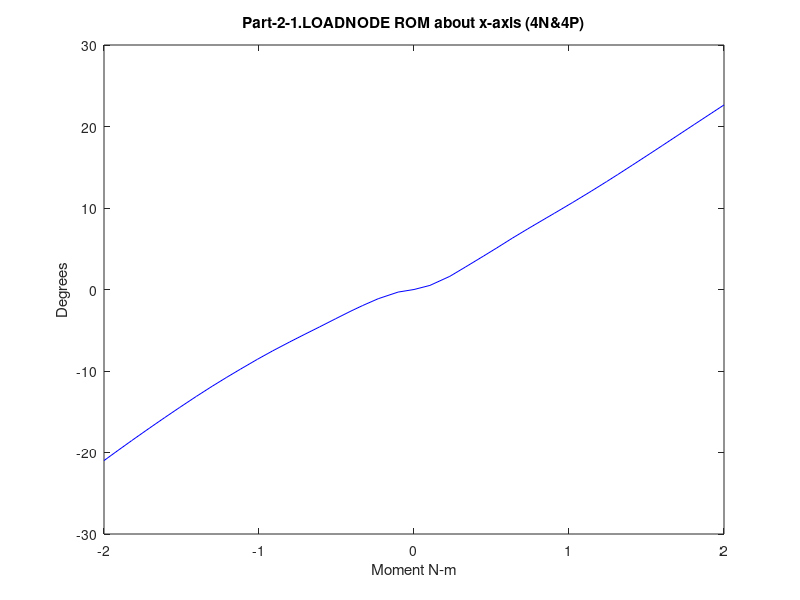

Write the MATLAB code that produced this figure. (Note: this script raises an error after producing the figure.)
%% Range of  motion for model3_APslide_tether
%% Part-2-1.LOADNODE
% extension (4N) data converted to degrees
ta=[2 2.05126 2.11533 2.16533 2.20361 2.25215 2.30482 2.35211 2.4011 2.4565 2.50468 2.55973 2.60432 2.65144 2.70196 2.75595 2.80367 2.85248 2.91084 2.96199 3];
ur1a=(180/pi)*(.037545+[-0.037545 -0.0430684 -0.0572437 -0.0717729 -0.0837964 -0.0999362 -0.117711 -0.13338 -0.149878 -0.16917 -0.186829 -0.20806 -0.225661 -0.24489 -0.266382 -0.290164 -0.311618 -0.333969 -0.361201 -0.38556 -0.403913 ]);
ur2a=(180/pi)*(-.0202424+[0.0202424 0.0206228 0.0201719 0.0191473 0.0181829 0.0169045 0.0156128 0.0145871 0.0134494 0.0120161 0.0106166 0.00878938 0.00715534 0.00542195 0.00361492 0.00162662 -0.000228805 -0.00224891 -0.00471851 -0.00693815 -0.00860177]);
ur3a=(180/pi)*(-.029053+[0.029053 0.0296005 0.0297953 0.0296541 0.0294798 0.0292367 0.0291834 0.0293618 0.0295168 0.0295868 0.0296023 0.0295827 0.0294747 0.0292727 0.0290495 0.0288225 0.0285634 0.0281904 0.027583 0.02701 0.0266239 ]);

% flexion (4P) data converted to degrees
tb=[2 2.05126 2.11533 2.16533 2.2247 2.26689 2.31689 2.36689 2.42627 2.45263 2.51196 2.57134 2.62143 2.65745 2.70443 2.7639 2.80111 2.85094 2.90531 2.96081 3 ];
ur1b=(180/pi)*(.037545+[-0.037545 -0.028804 -0.00942534 0.010352 0.0342265 0.0514246 0.0722726 0.0922759 0.115429 0.125621 0.148913 0.172842 0.193567 0.208723 0.228838 0.254524 0.270755 0.292584 0.316409 0.34064 0.357694 ]);
ur2b=(180/pi)*(-.0202424+[0.0202424 0.0218387 0.0244542 0.0269072 0.0294228 0.0309467 0.032468 0.0336712 0.0348851 0.0353966 0.0364557 0.0374246 0.0382095 0.0387751 0.0395049 0.040424 0.0409463 0.0415874 0.0422395 0.0428696 0.0433071  ]);
ur3b=(180/pi)*(-.029053+[0.029053 0.0300364 0.0317038 0.0331406 0.0347025 0.0355372 0.0365085 0.0374388 0.0384855 0.0388846 0.039722 0.040611 0.0413857 0.04192 0.0425156 0.0428193 0.0427281 0.0423687 0.0417632 0.0409647 0.0403498 ]);

% lateral bending (5N) data converted to degrees
ta5=[2 2.05126 2.11533 2.16533 2.21533 2.26533 2.32471 2.35107 2.40206 2.45356 2.50055 2.56107 2.60246 2.65199 2.71178 2.76467 2.80998 2.85632 2.94802 2.96052 3 ];
ur1a5=(180/pi)*(.037545+[-0.037545 -0.0369662 -0.0368678 -0.0370961 -0.037434 -0.0378757 -0.0387526 -0.0392564 -0.0403991 -0.0417983 -0.0433564 -0.0456839 -0.0473837 -0.0496111 -0.0525051 -0.0551521 -0.0574878 -0.0599647 -0.0652842 -0.0660324 -0.0684685 ]);
ur2a5=(180/pi)*(-.0202424+[0.0202424 0.0161316 0.004977 -0.00640114 -0.0191288 -0.0328014 -0.0496812 -0.057347 -0.0722847 -0.0873392 -0.100997 -0.118287 -0.129775 -0.14328 -0.15936 -0.173352 -0.185151 -0.197079 -0.220511 -0.2237 -0.233709]);
ur3a5=(180/pi)*(-.029053+[0.029053 0.0272567 0.0204174 0.0127831 0.00377614 -0.00635228 -0.019117 -0.0250092 -0.0367312 -0.0486913 -0.0595613 -0.0734406 -0.0829284 -0.0941653 -0.107431 -0.118862 -0.128361 -0.137771 -0.155235 -0.157545 -0.164638 ]);

% lateral bending (5P) data converted to degrees
tb5=[2 2.05126 2.11533 2.17471 2.20107 2.25991 2.30337 2.35035 2.40609 2.45257 2.51312 2.55394 2.60039 2.6528 2.7013 2.75933 2.80608 2.85863 2.92741 2.95108 3  ];
ur1b5=(180/pi)*(.037545+[-0.037545 -0.0363723 -0.0345854 -0.032797 -0.0319639 -0.0301276 -0.0288926 -0.0278008 -0.0270287 -0.0269828 -0.0275833 -0.0283364 -0.0294056 -0.0308576 -0.0323907 -0.0343995 -0.0361856 -0.0383359 -0.0413918 -0.0424781 -0.044815 ]);
ur2b5=(180/pi)*(-.0202424+[0.0202424 0.0258675 0.0387863 0.0534704 0.060656 0.077776 0.0910881 0.105793 0.123117 0.137255 0.155213 0.167052 0.18037 0.195251 0.208858 0.224952 0.237765 0.251962 0.270297 0.276564 0.289458 ]);
ur3b5=(180/pi)*(-.029053+[0.029053 0.0319782 0.0403885 0.0509031 0.0562995 0.0696965 0.0805324 0.092913 0.107744 0.119971 0.135536 0.145835 0.157417 0.170284 0.182002 0.195814 0.206706 0.218549 0.233472 0.238479 0.248581 ]);

% axial roation (6N) data converted to degrees.
ta6=[2 2.05026 2.11433 2.16433 2.21433 2.26433 2.31433 2.36433 2.41433 2.46433 2.51433 2.56433 2.61433 2.66433 2.71433 2.76433 2.81433 2.87371 2.91589 2.96589 3 ];
ur1a6=(180/pi)*(.037545+[-0.037545 -0.0374682 -0.0374107 -0.0373851 -0.0373729 -0.0373685 -0.0373629 -0.0373564 -0.0373115 -0.0372399 -0.0371438 -0.037027 -0.0368775 -0.0366698 -0.0363863 -0.0360081 -0.0355077 -0.0348102 -0.0342202 -0.0334221 -0.0328315]);
ur2a6=(180/pi)*(-.0202424+[0.0202424 0.0201755 0.0195155 0.0185639 0.0173021 0.0157477 0.0139385 0.0118857 0.00961541 0.00714265 0.00448636 0.0016623 -0.00130095 -0.00436482 -0.00752048 -0.0107806 -0.0141309 -0.0181921 -0.0211618 -0.024736 -0.0271956]);
ur3a6=(180/pi)*(-.029053+[0.029053 0.028463 0.0265249 0.0242796 0.0215266 0.0182975 0.0146095 0.0104977 0.0059705 0.00104918 -0.00425461 -0.00991736 -0.0159306 -0.0223032 -0.0290129 -0.0360289 -0.0433454 -0.0522945 -0.0589107 -0.0669999 -0.0726282]);

% axial rotation (6P) data converted to degrees
tb6=[2 2.05126 2.11533 2.16533 2.20361 2.25315 2.31416 2.35262 2.41143 2.46244 2.50012 2.56211 2.62242 2.66 2.71937 2.76156 2.81214 2.87147 2.90272 2.95721 3 ];
ur1b6=(180/pi)*(.037545+[-0.037545 -0.0364247 -0.0344043 -0.032157 -0.0301534 -0.0268723 -0.0214115 -0.0174692 -0.0110669 -0.00553642 -0.00170689 0.00375719 0.00802612 0.0104225 0.0140821 0.0167672 0.020139 0.0242921 0.0265245 0.0304607 0.033567 ]);
ur2b6=(180/pi)*(-.0202424+[0.0202424 0.0234971 0.0325339 0.0419751 0.0497574 0.0607807 0.0755359 0.0851115 0.0997014 0.112009 0.120731 0.134528 0.147343 0.155098 0.167107 0.175483 0.185374 0.196593 0.202365 0.212122 0.21956 ]);
ur3b6=(180/pi)*(-.029053+[0.029053 0.0343332 0.0481776 0.062685 0.074895 0.0927422 0.117576 0.134015 0.159423 0.180534 0.195258 0.217991 0.238401 0.25044 0.268894 0.281542 0.296413 0.313262 0.321956 0.336716 0.347954 ]);

%% Part-2-1.N-C4-EP
% extension (4N) data converted to degrees
tc=[2 2.05126 2.11533 2.16533 2.20361 2.25215 2.30482 2.35211 2.4011 2.4565 2.50468 2.55973 2.60432 2.65144 2.70196 2.75595 2.80367 2.85248 2.91084 2.96199 3];
ur1c=(180/pi)*(.0565874+[-0.0565974 -0.0577462 -0.0647291 -0.0724162 -0.0789642 -0.0882514 -0.0989766 -0.109356 -0.120852 -0.134503 -0.146797 -0.161764 -0.174782 -0.189569 -0.206359 -0.225223 -0.242754 -0.261375 -0.284335 -0.305091 -0.320855]);
ur2c=(180/pi)*(-.0197122+[0.0197122 0.020485 0.0209766 0.0213094 0.0216256 0.0219802 0.0222129 0.0222909 0.0223064 0.0222453 0.0221306 0.021828 0.021426 0.02095 0.0203372 0.019474 0.018524 0.0173039 0.015576 0.0139437 0.0126751]);
ur3c=(180/pi)*(-.025591+[0.025591 0.0262235 0.0267579 0.0272511 0.0277102 0.0281984 0.0286749 0.0291664 0.0296702 0.0301561 0.0305028 0.0307937 0.0309502 0.0310116 0.0309693 0.0307862 0.0305427 0.0301345 0.0294096 0.0287128 0.0282023]);

% flexion (4P) data converted to degrees
td=[2 2.05126 2.11533 2.16533 2.2247 2.26689 2.31689 2.36689 2.42627 2.45263 2.51196 2.57134 2.62143 2.65745 2.70443 2.7639 2.80111 2.85094 2.90531 2.96081 3];
ur1d=(180/pi)*(.0565874+[-0.0565974 -0.0525288 -0.0401476 -0.0261677 -0.0104852 0.00101843 0.0152242 0.0282684 0.0433817 0.0501432 0.0660118 0.0827426 0.0974872 0.108422 0.123059 0.142001 0.154119 0.170544 0.188578 0.207093 0.220177]);
ur2d=(180/pi)*(-.0197122+[0.0197122 0.0208533 0.0228138 0.0247276 0.0264098 0.0274507 0.0285005 0.0292623 0.0300248 0.0303677 0.0310767 0.0316965 0.0321904 0.0325418 0.0330094 0.0336413 0.0340173 0.0344979 0.0349941 0.0354874 0.0358339]);
ur3d=(180/pi)*(-.025591+[0.025591 0.0264601 0.0280476 0.0294086 0.0308096 0.0315965 0.0325989 0.0336435 0.0348707 0.0353715 0.0364625 0.0376017 0.0385888 0.0392483 0.0399618 0.0404069 0.0404233 0.0402264 0.0397854 0.0391619 0.0386416 ]);

% lateral bending (5N) data converted to degrees
tc5=[2 2.05126 2.11533 2.16533 2.21533 2.26533 2.32471 2.35107 2.40206 2.45356 2.50055 2.56107 2.60246 2.65199 2.71178 2.76467 2.80998 2.85632 2.94802 2.96052 3];
ur1c5=(180/pi)*(.0565874+[-0.0565974 -0.0558028 -0.054955 -0.0542649 -0.0535923 -0.0528865 -0.0519742 -0.0516285 -0.0512165 -0.0511835 -0.0514791 -0.0523427 -0.0530656 -0.0540463 -0.0554373 -0.056848 -0.0582031 -0.0597375 -0.0633262 -0.063844 -0.0655878 ]);
ur2c5=(180/pi)*(-.0197122+[0.0197122 0.0187628 0.0134569 0.00691841 -0.00106324 -0.00996016 -0.0211128 -0.0263343 -0.0367171 -0.0473989 -0.0572718 -0.0699771 -0.0784831 -0.0885332 -0.100644 -0.11128 -0.120316 -0.129529 -0.147813 -0.150309 -0.158151]);
ur3c5=(180/pi)*(-.025591+[0.025591 0.0258332 0.0229485 0.0184787 0.012558 0.00552751 -0.00358059 -0.00790266 -0.0167088 -0.0258956 -0.0343735 -0.0453736 -0.05301 -0.0621182 -0.07299 -0.082378 -0.0901821 -0.0979342 -0.112417 -0.114335 -0.120205]);

% lateral bending (5P) data converted to degrees
td5=[2 2.05126 2.11533 2.17471 2.20107 2.25991 2.30337 2.35035 2.40609 2.45257 2.51312 2.55394 2.60039 2.6528 2.7013 2.75933 2.80608 2.85863 2.92741 2.95108 3 ];
ur1d5=(180/pi)*(.0565874+[-0.0565974 -0.0557465 -0.054472 -0.0529114 -0.052089 -0.0502246 -0.048822 -0.0474935 -0.0463164 -0.0457074 -0.0455348 -0.0457875 -0.0462323 -0.0469197 -0.0477225 -0.0489049 -0.0500214 -0.0514677 -0.0536992 -0.0545312 -0.0564182 ]);
ur2d5=(180/pi)*(-.0197122+[0.0197122 0.0220305 0.0290685 0.0380653 0.0426774 0.0540091 0.0630592 0.0730804 0.0850028 0.094841 0.107553 0.116066 0.125751 0.136751 0.146993 0.159307 0.169176 0.180208 0.19463 0.199604 0.209901]);
ur3d5=(180/pi)*(-.025591+[0.025591 0.0264116 0.0308005 0.0373874 0.0409898 0.050395 0.0582983 0.0674191 0.0785214 0.087751 0.0997485 0.107789 0.116895 0.127169 0.136682 0.148064 0.15709 0.166978 0.17955 0.183797 0.192406]);

% axial rotation (6N) data converted to degrees
tc6=[2 2.05026 2.11433 2.16433 2.21433 2.26433 2.31433 2.36433 2.41433 2.46433 2.51433 2.56433 2.61433 2.66433 2.71433 2.76433 2.81433 2.87371 2.91589 2.96589 3 ];
ur1c6=(180/pi)*(.0565874+[-0.0565974 -0.0565572 -0.0565635 -0.0566001 -0.0566511 -0.0567088 -0.0567615 -0.0567986 -0.0568058 -0.056769 -0.0566488 -0.056452 -0.0561615 -0.0557534 -0.0552298 -0.0546045 -0.0538863 -0.0529551 -0.0522044 -0.0512344 -0.0505407]);
ur2c6=(180/pi)*(-.0197122+[0.0197122 0.0198111 0.0200017 0.0201081 0.0201407 0.0200805 0.0199105 0.0196259 0.0192093 0.0186546 0.0179797 0.0171855 0.016273 0.0152485 0.0141039 0.0128438 0.01145 0.009678 0.00829989 0.00654956 0.0053016]);
ur3c6=(180/pi)*(-.025591+[0.025591 0.0255107 0.0249416 0.0241152 0.02299 0.0215579 0.0198144 0.0177479 0.0153565 0.0126481 0.00962185 0.00627458 0.00259628 -0.00142937 -0.00578967 -0.010475 -0.0154333 -0.0215934 -0.0262541 -0.0320306 -0.0360836 ]);

% axial rotation (6P) data converted to degrees
td6=[2 2.05126 2.11533 2.16533 2.20361 2.25315 2.31416 2.35262 2.41143 2.46244 2.50012 2.56211 2.62242 2.66 2.71937 2.76156 2.81214 2.87147 2.90272 2.95721 3];
ur1d6=(180/pi)*(.0565874+[-0.0565974 -0.0555382 -0.0536988 -0.0514746 -0.0493547 -0.0458365 -0.0399439 -0.0358052 -0.0288652 -0.0231292 -0.019207 -0.0134221 -0.00875695 -0.00609855 -0.00206602 0.000844139 0.00443574 0.00880734 0.0111282 0.0151366 0.0182223]);
ur2d6=(180/pi)*(-.0197122+[0.0197122 0.0210569 0.0261246 0.0321628 0.0372585 0.0446751 0.054887 0.0614926 0.0713641 0.0795722 0.0854782 0.09496 0.104011 0.109613 0.118421 0.124696 0.132208 0.140858 0.145343 0.152971 0.158782 ]);
ur3d6=(180/pi)*(-.025591+[0.025591 0.0287049 0.0385646 0.0497457 0.0593758 0.073833 0.094335 0.107933 0.128777 0.145943 0.157927 0.17635 0.192904 0.202714 0.217813 0.228198 0.240416 0.254297 0.261482 0.273708 0.283016 ]);

%% part-2-1.N-C5-EP
% extension (4N) data converted to degrees
te=[2 2.05126 2.11533 2.16533 2.20361 2.25215 2.30482 2.35211 2.4011 2.4565 2.50468 2.55973 2.60432 2.65144 2.70196 2.75595 2.80367 2.85248 2.91084 2.96199 3];
ur1e=(180/pi)*(.0244592+[-0.0244592 -0.0226359 -0.0207322 -0.0198619 -0.019501 -0.0199096 -0.0209523 -0.0224272 -0.0247914 -0.0286051 -0.0327797 -0.038455 -0.0439165 -0.0502573 -0.057738 -0.0664933 -0.0747782 -0.0837529 -0.0950456 -0.105237 -0.112991]);
ur2e=(180/pi)*(-.00778694+[0.00778694 0.00871066 0.0100776 0.011038 0.0116893 0.0125017 0.0132123 0.0135028 0.0136731 0.0138767 0.0140498 0.0141655 0.0141188 0.0140561 0.0139118 0.0135199 0.0129826 0.0122751 0.0111894 0.010162 0.00937362]);
ur3e=(180/pi)*(-.00965079+[0.00965079 0.0102706 0.0110423 0.0114871 0.0117274 0.0119981 0.012234 0.012271 0.012273 0.012328 0.0123843 0.0124128 0.0123634 0.0122857 0.0121108 0.0117715 0.0113753 0.0109074 0.0101937 0.00951802 0.00902285]);

% flexion (4P) data converted to degrees
tf=[2 2.05126 2.11533 2.16533 2.2247 2.26689 2.31689 2.36689 2.42627 2.45263 2.51196 2.57134 2.62143 2.65745 2.70443 2.7639 2.80111 2.85094 2.90531 2.96081 3];
ur1f=(180/pi)*(.0244592+[-0.0244592 -0.0237658 -0.0238484 -0.0241391 -0.0190591 -0.0123953 -0.00357727 0.00305914 0.0113879 0.0153909 0.0253843 0.0362173 0.0460517 0.0534628 0.0633209 0.0760723 0.0841556 0.0951711 0.107455 0.120184 0.129221]);
ur2f=(180/pi)*(-.00778694+[0.00778694 0.0083625 0.00830018 0.00788488 0.00783355 0.00816792 0.00847049 0.00865166 0.00902068 0.00931911 0.0100666 0.0108324 0.0114456 0.0118852 0.0125547 0.0134566 0.0140024 0.0147184 0.0154653 0.0162019 0.0167142]);
ur3f=(180/pi)*(-.00965079+[0.00965079 0.0100878 0.0102194 0.0100572 0.010091 0.0100787 0.0102178 0.0106242 0.0112825 0.0115949 0.0124303 0.0134385 0.0143843 0.0150477 0.0156696 0.0159392 0.0159137 0.0157421 0.0154089 0.0149498 0.0145715 ]);

% lateral bending (5N) data converted to degrees
te5=[2 2.05126 2.11533 2.16533 2.21533 2.26533 2.32471 2.35107 2.40206 2.45356 2.50055 2.56107 2.60246 2.65199 2.71178 2.76467 2.80998 2.85632 2.94802 2.96052 3];
ur1e5=(180/pi)*(.0244592+[-0.0244592 -0.0234908 -0.0221278 -0.021059 -0.0202525 -0.0199363 -0.0199413 -0.0200328 -0.0206524 -0.021675 -0.0225991 -0.0237479 -0.0245932 -0.0256308 -0.0269985 -0.028302 -0.0295552 -0.0308859 -0.0339184 -0.0343543 -0.0357483]);
ur2e5=(180/pi)*(-.00778694+[0.00778694 0.00790285 0.0069112 0.00491143 0.00191637 -0.00185077 -0.00726331 -0.0100268 -0.0155661 -0.0216324 -0.0276211 -0.0356704 -0.0411615 -0.0478161 -0.0559637 -0.063236 -0.0695186 -0.0760225 -0.0891091 -0.0909038 -0.0965187]);
ur3e5=(180/pi)*(-.00965079+[0.00965079 0.010558 0.0112547 0.0106878 0.00918725 0.00669849 0.00283515 0.000822129 -0.00337248 -0.00797645 -0.0125673 -0.0190276 -0.023784 -0.0296746 -0.036915 -0.0432066 -0.0484653 -0.0536663 -0.0633185 -0.0645959 -0.0684497]);

% lateral bending (5P) data converted to degrees
tf5=[2 2.05126 2.11533 2.17471 2.20107 2.25991 2.30337 2.35035 2.40609 2.45257 2.51312 2.55394 2.60039 2.6528 2.7013 2.75933 2.80608 2.85863 2.92741 2.95108 3 ];
ur1f5=(180/pi)*(.0244592+[-0.0244592 -0.0236146 -0.0230539 -0.0230039 -0.0231181 -0.0235849 -0.0242449 -0.0252392 -0.0263971 -0.0272132 -0.0281014 -0.0287002 -0.0293985 -0.0302988 -0.0313045 -0.0327496 -0.0340286 -0.0356279 -0.0381704 -0.0391467 -0.0413845]);
ur2f5=(180/pi)*(-.00778694+[0.00778694 0.00872815 0.0109173 0.0138339 0.0154186 0.0198073 0.0236185 0.0282386 0.0345177 0.0402417 0.0482216 0.0538072 0.0603437 0.0680013 0.0753098 0.0842595 0.0914287 0.099539 0.110295 0.114016 0.121729 ]);
ur3f5=(180/pi)*(-.00965079+[0.00965079 0.00945347 0.00962988 0.0106902 0.0115269 0.0143556 0.0173379 0.0213078 0.026896 0.0320713 0.0393563 0.0444828 0.050455 0.0574234 0.0640498 0.0721077 0.0784656 0.0854893 0.0945158 0.0975886 0.103844]);

% axial rotation (6N) data converted to degrees
te6=[2 2.05026 2.11433 2.16433 2.21433 2.26433 2.31433 2.36433 2.41433 2.46433 2.51433 2.56433 2.61433 2.66433 2.71433 2.76433 2.81433 2.87371 2.91589 2.96589 3 ];
ur1e6=(180/pi)*(.0244592+[-0.0244592 -0.0243987 -0.0243464 -0.0243249 -0.0243142 -0.024293 -0.0242612 -0.0242127 -0.0241358 -0.0240305 -0.0238634 -0.0236368 -0.0233891 -0.023161 -0.0229813 -0.0228623 -0.0228541 -0.0229432 -0.0230939 -0.0233353 -0.0235215]);
ur2e6=(180/pi)*(-.00778694+[0.00778694 0.0078503 0.00807656 0.00835938 0.00871107 0.0091282 0.0096012 0.0101246 0.0106802 0.0112528 0.0118346 0.0124296 0.0130009 0.0134968 0.0139273 0.0142883 0.0145312 0.0147125 0.0147388 0.0146662 0.0145649]);
ur3e6=(180/pi)*(-.00965079+[0.00965079 0.00963669 0.00942898 0.00911715 0.0086933 0.00814859 0.00748509 0.00669721 0.00578621 0.0047528 0.00357763 0.00223738 0.000750951 -0.000849267 -0.00257529 -0.00443774 -0.00642974 -0.00892306 -0.0108382 -0.0132479 -0.0149578]);

% axial rotation (6P) data converted to degrees
tf6=[2 2.05126 2.11533 2.16533 2.20361 2.25315 2.31416 2.35262 2.41143 2.46244 2.50012 2.56211 2.62242 2.66 2.71937 2.76156 2.81214 2.87147 2.90272 2.95721 3];
ur1f6=(180/pi)*(.0244592+[-0.0244592 -0.023345 -0.0218305 -0.0203173 -0.0190226 -0.0172689 -0.0151125 -0.0135033 -0.0107469 -0.00846334 -0.00660979 -0.00330113 -2.13769E-006 0.00206942 0.00546952 0.00795486 0.0109455 0.0144872 0.0163773 0.0197386 0.0224262]);
ur2f6=(180/pi)*(-.00778694+[0.00778694 0.00797389 0.00884635 0.0101906 0.011335 0.0130685 0.0158907 0.0181375 0.0215512 0.0253327 0.0284903 0.0340372 0.0396766 0.043286 0.0490748 0.0532499 0.0582668 0.0641503 0.0672373 0.072577 0.0766744]);
ur3f6=(180/pi)*(-.00965079+[0.00965079 0.0110468 0.0155767 0.0211693 0.0262246 0.0342552 0.0462989 0.0546372 0.0672967 0.0780991 0.0859512 0.0982974 0.109562 0.116241 0.126577 0.133654 0.141943 0.151344 0.156222 0.164573 0.170955]);

%% part-2-1.N-C6-EP
% extension (4N) data converted to degrees
tg=[2 2.05126 2.11533 2.16533 2.20361 2.25215 2.30482 2.35211 2.4011 2.4565 2.50468 2.55973 2.60432 2.65144 2.70196 2.75595 2.80367 2.85248 2.91084 2.96199 3];
ur1g=(180/pi)*(.00626734+[-0.00626734 -0.00440429 3.98466E-005 0.00427233 0.00762336 0.0117376 0.0149291 0.0168644 0.0182832 0.0192584 0.0196381 0.0195998 0.0192376 0.0186386 0.017677 0.0161678 0.0144697 0.0123642 0.0092479 0.00585408 0.0029824]);
ur2g=(180/pi)*(-.00300972+[0.00300972 0.00333079 0.00398081 0.0044979 0.00486818 0.00523543 0.00562759 0.00590782 0.00608946 0.00622968 0.00631558 0.00635358 0.0063853 0.00644779 0.00658746 0.00672755 0.00682499 0.00690616 0.00692286 0.0068725 0.0068069]);
ur3g=(180/pi)*(-.00203017+[0.00203017 0.00211178 0.00214124 0.00208035 0.00198076 0.00179141 0.00166999 0.00164141 0.00158967 0.00151544 0.00144227 0.00135228 0.00130345 0.00127017 0.00131796 0.00138309 0.00144654 0.00152452 0.00160896 0.00162207 0.00161093]);

% flexion (4P) data converted to degrees
tf=[2 2.05126 2.11533 2.16533 2.2247 2.26689 2.31689 2.36689 2.42627 2.45263 2.51196 2.57134 2.62143 2.65745 2.70443 2.7639 2.80111 2.85094 2.90531 2.96081 3];
ur1h=(180/pi)*(.00626734+[-0.00626734 -0.0061757 -0.00909742 -0.0127241 -0.0174246 -0.0200909 -0.0220603 -0.0207144 -0.0173566 -0.0153684 -0.00985624 -0.00353635 0.00245426 0.0070158 0.0128513 0.0200458 0.02416 0.029681 0.0357957 0.0421735 0.0467524]);
ur2h=(180/pi)*(-.00300972+[0.00300972 0.00321565 0.00317233 0.0029585 0.00308241 0.00312065 0.00335173 0.00383453 0.00439858 0.00456095 0.00489771 0.00520055 0.00540921 0.00554233 0.00587966 0.006369 0.00666467 0.00705275 0.00745208 0.00784825 0.00811649]);
ur3h=(180/pi)*(-.00203017+[0.00203017 0.00223209 0.00255061 0.00282893 0.00347539 0.00399235 0.00453314 0.0050029 0.0056287 0.0058772 0.00672716 0.0078159 0.00877391 0.00936664 0.00976061 0.00972086 0.00960411 0.00939801 0.00910494 0.008733 0.00843171 ]);

% lateral bending (5N) data converted to degrees
tg5=[2 2.05126 2.11533 2.16533 2.21533 2.26533 2.32471 2.35107 2.40206 2.45356 2.50055 2.56107 2.60246 2.65199 2.71178 2.76467 2.80998 2.85632 2.94802 2.96052 3];
ur1g5=(180/pi)*(.00626734+[-0.00626734 -0.00559838 -0.00498455 -0.00456914 -0.00403487 -0.0032408 -0.002067 -0.00142092 0.000288242 0.0023824 0.00434021 0.00670855 0.00795758 0.00926412 0.0105081 0.0112213 0.0115267 0.0116008 0.0110681 0.010948 0.0103376]);
ur2g5=(180/pi)*(-.00300972+[0.00300972 0.00327865 0.0042688 0.00525504 0.00612506 0.00655638 0.00659449 0.00639591 0.005164 0.00317902 0.0009442 -0.00232897 -0.00461972 -0.00764685 -0.0116158 -0.0153914 -0.0187814 -0.0223807 -0.0300393 -0.0311177 -0.0346436 ]);
ur3g5=(180/pi)*(-.00203017+[0.00203017 0.00266136 0.00437737 0.00589621 0.00728317 0.00825593 0.00896537 0.00910468 0.00881738 0.00790621 0.00657951 0.00428415 0.00228192 -0.000461932 -0.00403459 -0.0073179 -0.0100852 -0.0128228 -0.0178181 -0.0184778 -0.02061 ]);

% lateral bending (5P) data converted to degrees
th5=[2 2.05126 2.11533 2.17471 2.20107 2.25991 2.30337 2.35035 2.40609 2.45257 2.51312 2.55394 2.60039 2.6528 2.7013 2.75933 2.80608 2.85863 2.92741 2.95108 3 ];
ur1h5=(180/pi)*(.00626734+[-0.00626734 -0.00541463 -0.00429677 -0.0032624 -0.00284234 -0.00200524 -0.00135459 -0.000422326 0.000874314 0.00195281 0.00352021 0.00458111 0.00570349 0.00679904 0.00758746 0.00822249 0.00828124 0.00780566 0.00649998 0.0059289 0.00443078]);
ur2h5=(180/pi)*(-.00300972+[0.00300972 0.00307336 0.00249885 0.00175756 0.00145954 0.00102173 0.00113941 0.00193978 0.00355928 0.00547184 0.00869616 0.0113443 0.0147355 0.0189158 0.0230493 0.0281923 0.0325467 0.0377632 0.0448906 0.0473742 0.05259]);
ur3h5=(180/pi)*(-.00203017+[0.00203017 0.00154631 9.50036E-005 -0.00132254 -0.00189081 -0.00282339 -0.00307208 -0.00270189 -0.00156104 4.11124E-005 0.00269963 0.00484958 0.00756122 0.0109163 0.0142455 0.018329 0.0218335 0.0259762 0.0314826 0.0333783 0.0373054]);

% axial rotation (6N) data converted to degrees
tg6=[2 2.05026 2.11433 2.16433 2.21433 2.26433 2.31433 2.36433 2.41433 2.46433 2.51433 2.56433 2.61433 2.66433 2.71433 2.76433 2.81433 2.87371 2.91589 2.96589 3 ];
ur1g6=(180/pi)*(.00626734+[-0.00626734 -0.0062146 -0.00614716 -0.00609158 -0.00602931 -0.00595163 -0.00585336 -0.00572966 -0.00556909 -0.00537272 -0.00513092 -0.00485286 -0.00455857 -0.00424315 -0.00391059 -0.00356223 -0.00319477 -0.00272503 -0.00235956 -0.00190566 -0.0015896]);
ur2g6=(180/pi)*(-.00300972+[0.00300972 0.00302739 0.00309533 0.00318235 0.0032923 0.00341503 0.00354653 0.00367463 0.0037943 0.00391713 0.0040284 0.00411724 0.00417942 0.0042146 0.00423649 0.00425986 0.00433547 0.00445985 0.00455847 0.00467131 0.00474612 ]);
ur3g6=(180/pi)*(-.00203017+[0.00203017 0.00202689 0.00194068 0.00178532 0.00155691 0.0012591 0.000891541 0.000464807 -1.6243E-005 -0.00055256 -0.00112894 -0.0017339 -0.00236172 -0.003008 -0.00368238 -0.00439365 -0.00515667 -0.00610883 -0.00682177 -0.00769883 -0.00831438]);

% axial rotation (6P) data converted to degrees
th6=[2 2.05126 2.11533 2.16533 2.20361 2.25315 2.31416 2.35262 2.41143 2.46244 2.50012 2.56211 2.62242 2.66 2.71937 2.76156 2.81214 2.87147 2.90272 2.95721 3];
ur1h6=(180/pi)*(.00626734+[-0.00626734 -0.00549652 -0.00467379 -0.00408076 -0.00342436 -0.0024481 -0.00148305 -0.00145672 -0.00173648 -0.00158759 -0.00121989 -9.32456E-005 0.00182275 0.00328731 0.00581798 0.00751144 0.00945347 0.0116674 0.0128313 0.0148696 0.0165122]);
ur2h6=(180/pi)*(-.00300972+[0.00300972 0.0030444 0.00278888 0.00251146 0.00222147 0.00171968 0.00103816 0.000833243 0.00167951 0.00296945 0.00439416 0.00756078 0.0110592 0.0133611 0.0171602 0.0199627 0.0233328 0.0273105 0.0294186 0.033075 0.0358831]);
ur3h6=(180/pi)*(-.00203017+[0.00203017 0.00265493 0.00444187 0.00614715 0.00768045 0.0102491 0.0138739 0.0163092 0.0209798 0.0257779 0.0295011 0.0358759 0.0421307 0.0459222 0.0518757 0.055998 0.0608537 0.0664267 0.0693399 0.0743404 0.0781767]);

%% part-2-1.N-C7-EP
% flexion (4N) data converted to degrees
ti=[2 2.05126 2.11533 2.16533 2.20361 2.25215 2.30482 2.35211 2.4011 2.4565 2.50468 2.55973 2.60432 2.65144 2.70196 2.75595 2.80367 2.85248 2.91084 2.96199 3];
ur1i=(180/pi)*(-1.64842E-005+[1.64842E-005 2.37044E-005 4.41791E-005 6.47114E-005 8.12515E-005 0.000107574 0.000143434 0.000171896 0.000197732 0.00022253 0.000240959 0.000259159 0.000272202 0.000284402 0.000295483 0.000304728 0.000310747 0.000314952 0.000316858 0.000314632 0.000311357]);
ur2i=(180/pi)*(7.38786E-006+[-7.38786E-006 -7.37232E-006 -6.82379E-006 -6.17349E-006 -5.74695E-006 -4.19776E-006 -1.19741E-006 1.37581E-006 3.44683E-006 5.84096E-006 7.95397E-006 1.02198E-005 1.21143E-005 1.44277E-005 1.75291E-005 2.099E-005 2.41356E-005 2.73421E-005 3.08566E-005 3.4394E-005 3.7197E-005]);
ur3i=(180/pi)*(-2.09158E-007+[2.09158E-007 3.53593E-007 3.95127E-007 -1.85312E-007 -6.69765E-007 -2.75631E-006 -7.23562E-006 -1.05211E-005 -1.33459E-005 -1.65649E-005 -1.94396E-005 -2.26408E-005 -2.51672E-005 -2.82764E-005 -3.18991E-005 -3.55958E-005 -3.87935E-005 -4.2056E-005 -4.56694E-005 -5.00983E-005 -5.37013E-005]);

% extension (4P) data converted to degrees
th=[2 2.05126 2.11533 2.16533 2.2247 2.26689 2.31689 2.36689 2.42627 2.45263 2.51196 2.57134 2.62143 2.65745 2.70443 2.7639 2.80111 2.85094 2.90531 2.96081 3];
ur1j=(180/pi)*(-1.64842E-005+[1.64842E-005 1.38291E-005 -2.57396E-006 -2.109E-005 -5.01121E-005 -6.93364E-005 -8.98455E-005 -0.00010597 -0.000118929 -0.000123123 -0.000129897 -0.000135178 -0.000138234 -0.000138251 -0.00013431 -0.000118927 -9.93763E-005 -7.18794E-005 -4.08166E-005 -6.69857E-006 1.90863E-005]);
ur2j=(180/pi)*(7.38786E-006+[-7.38786E-006 -7.5109E-006 -7.94064E-006 -9.07974E-006 -1.01599E-005 -1.14606E-005 -1.20449E-005 -1.18218E-005 -1.10796E-005 -1.11177E-005 -1.01184E-005 -8.20861E-006 -6.60972E-006 -5.48624E-006 -5.90051E-006 -6.47658E-006 -6.20182E-006 -5.55582E-006 -4.46982E-006 -3.09744E-006 -2.05527E-006 ]);
ur3j=(180/pi)*(-2.09158E-007+[2.09158E-007 4.2331E-007 6.63924E-007 1.50891E-006 1.57025E-006 3.68069E-006 4.18504E-006 4.40353E-006 4.77101E-006 5.25275E-006 4.96977E-006 4.75658E-006 5.31429E-006 6.31175E-006 8.7873E-006 1.04134E-005 9.58384E-006 7.90719E-006 5.55202E-006 2.57306E-006 2.09329E-007]);

% lateral bending (5N) data converted to degrees
ti5=[2 2.05126 2.11533 2.16533 2.21533 2.26533 2.32471 2.35107 2.40206 2.45356 2.50055 2.56107 2.60246 2.65199 2.71178 2.76467 2.80998 2.85632 2.94802 2.96052 3];
ur1i5=(180/pi)*(-1.64842E-005+[1.64842E-005 1.92689E-005 2.2606E-005 2.5011E-005 2.75829E-005 3.05822E-005 3.41821E-005 3.59185E-005 3.9632E-005 4.41645E-005 4.9422E-005 5.98636E-005 6.98419E-005 8.29487E-005 0.00010077 0.000118103 0.000134633 0.000151856 0.000185295 0.000190047 0.000204675]);
ur2i5=(180/pi)*(7.38786E-006+[-7.38786E-006 -8.98207E-006 -9.5463E-006 -7.88657E-006 -5.10592E-006 -1.75479E-006 3.53133E-006 6.249E-006 1.14028E-005 1.63988E-005 2.04696E-005 2.28187E-005 2.20333E-005 2.00176E-005 1.60183E-005 1.15926E-005 6.62967E-006 7.48382E-007 -1.40605E-005 -1.6134E-005 -2.3003E-005]);
ur3i5=(180/pi)*(-2.09158E-007+[2.09158E-007 8.59331E-006 2.53202E-005 3.76471E-005 4.93053E-005 6.00788E-005 6.99685E-005 7.31095E-005 7.81314E-005 8.0962E-005 8.24543E-005 8.44752E-005 8.56168E-005 8.51766E-005 8.31882E-005 8.00371E-005 7.68698E-005 7.33181E-005 6.74693E-005 6.66915E-005 6.44677E-005]);

% lateral bending (5P) data converted to degrees
tj5=[2 2.05126 2.11533 2.17471 2.20107 2.25991 2.30337 2.35035 2.40609 2.45257 2.51312 2.55394 2.60039 2.6528 2.7013 2.75933 2.80608 2.85863 2.92741 2.95108 3];
ur1j5=(180/pi)*(-1.64842E-005+[1.64842E-005 1.75461E-005 1.89607E-005 2.09856E-005 2.19338E-005 2.40388E-005 2.5667E-005 2.80754E-005 3.19303E-005 3.63194E-005 4.41624E-005 5.09223E-005 6.07527E-005 7.40058E-005 8.76832E-005 0.000105715 0.000121851 0.000140668 0.000166166 0.000175697 0.000195566]);
ur2j5=(180/pi)*(7.38786E-006+[-7.38786E-006 -5.9573E-006 -5.96369E-006 -8.04899E-006 -9.40426E-006 -1.36413E-005 -1.7733E-005 -2.26742E-005 -2.96227E-005 -3.50735E-005 -3.97949E-005 -4.10331E-005 -4.09746E-005 -3.86193E-005 -3.46754E-005 -2.82282E-005 -2.18438E-005 -1.25706E-005 1.62811E-006 6.99539E-006 1.92653E-005]);
ur3j5=(180/pi)*(-2.09158E-007+[2.09158E-007 -8.08497E-006 -2.40143E-005 -3.85635E-005 -4.47948E-005 -5.69376E-005 -6.39604E-005 -6.90278E-005 -7.09971E-005 -7.02404E-005 -6.82574E-005 -6.68668E-005 -6.57206E-005 -6.46402E-005 -6.34859E-005 -6.17811E-005 -5.95457E-005 -5.75308E-005 -5.49662E-005 -5.39466E-005 -5.28373E-005 ]);

% axial rotation (6N) data converted to degrees
ti6=[2 2.05026 2.11433 2.16433 2.21433 2.26433 2.31433 2.36433 2.41433 2.46433 2.51433 2.56433 2.61433 2.66433 2.71433 2.76433 2.81433 2.87371 2.91589 2.96589 3 ];
ur1i6=(180/pi)*(-1.64842E-005+[1.64842E-005 1.65753E-005 1.63882E-005 1.59582E-005 1.53863E-005 1.48457E-005 1.42873E-005 1.38573E-005 1.36527E-005 1.34908E-005 1.37174E-005 1.42913E-005 1.50842E-005 1.59832E-005 1.69527E-005 1.79861E-005 1.89296E-005 2.00672E-005 2.06042E-005 2.09238E-005 2.09685E-005 ]);
ur2i6=(180/pi)*(7.38786E-006+[-7.38786E-006 -7.33084E-006 -6.72522E-006 -5.728E-006 -4.35669E-006 -2.83947E-006 -1.29389E-006 5.4984E-007 2.44815E-006 4.70142E-006 7.24307E-006 1.00251E-005 1.32797E-005 1.69214E-005 2.08148E-005 2.5012E-005 2.98862E-005 3.64297E-005 4.185E-005 4.90008E-005 5.41754E-005]);
ur3i6=(180/pi)*(-2.09158E-007+[2.09158E-007 3.37784E-008 -2.03631E-006 -5.57511E-006 -1.05501E-005 -1.64522E-005 -2.30792E-005 -3.09684E-005 -3.95799E-005 -4.93596E-005 -5.98542E-005 -7.08388E-005 -8.2851E-005 -9.5632E-005 -0.000108955 -0.000123013 -0.000138775 -0.00015905 -0.000174914 -0.000194765 -0.000208717]);

% axial rotation (6P) data converted to degrees
tj6=[2 2.05126 2.11533 2.16533 2.20361 2.25315 2.31416 2.35262 2.41143 2.46244 2.50012 2.56211 2.62242 2.66 2.71937 2.76156 2.81214 2.87147 2.90272 2.95721 3];
ur1j6=(180/pi)*(-1.64842E-005+[1.64842E-005 2.00238E-005 2.56299E-005 2.94887E-005 3.19792E-005 3.24251E-005 2.98972E-005 2.67568E-005 1.80633E-005 8.3624E-006 2.8673E-006 -3.82296E-006 -5.80443E-006 -4.58973E-006 3.03801E-007 1.08027E-005 2.67118E-005 4.80019E-005 5.99407E-005 8.2985E-005 0.00010314]);
ur2j6=(180/pi)*(7.38786E-006+[-7.38786E-006 -1.09508E-005 -2.40738E-005 -3.77164E-005 -4.84076E-005 -6.45368E-005 -8.90732E-005 -0.000110895 -0.000147667 -0.000181197 -0.000204797 -0.000240621 -0.000270841 -0.000286403 -0.000307422 -0.00031914 -0.000330334 -0.000339106 -0.000342576 -0.000346332 -0.000347204]);
ur3j6=(180/pi)*(-2.09158E-007+[2.09158E-007 1.15727E-005 4.48362E-005 7.4697E-005 9.62229E-005 0.000127422 0.000173166 0.000209159 0.000270651 0.000331412 0.000377189 0.000451458 0.000523083 0.000565094 0.000629206 0.000673388 0.000725707 0.000785006 0.000815901 0.000869811 0.00091263]);

%% join ROM data
% LOADNODE
% (4N&4P)
u1a=[flip(ur1a(2:21)),ur1b];
u2a=[flip(ur2a(2:21)),ur2b];
u3a=[flip(ur3a(2:21)),ur3b];
t1=[2*(-1*flip(ta(2:21))+2),(tb-2)*2];

%(5N&5P)
t2=[2*(-1*flip(ta5(2:21))+2),(tb5-2)*2];
u1a5=[flip(ur1a5(2:21)),ur1b5];
u2a5=[flip(ur2a5(2:21)),ur2b5];
u3a5=[flip(ur3a5(2:21)),ur3b5];

%(6N&6P)
tab6=[2*(-1*flip(ta6(2:21))+2),(tb6-2)*2];
u1a6=[flip(ur1a6(2:21)),ur1b6];
u2a6=[flip(ur2a6(2:21)),ur2b6];
u3a6=[flip(ur3a6(2:21)),ur3b6];

% C4
% (4N&4P)
u1z=[flip(ur1c(2:21)),ur1d];
u2z=[flip(ur2c(2:21)),ur2d];
u3z=[flip(ur3c(2:21)),ur3d];
t3=[2*(-1*flip(tc(2:21))+2),(td-2)*2];

%(5N&5P)
t4=[2*(-1*flip(tc5(2:21))+2),(td5-2)*2];
u1z5=[flip(ur1c5(2:21)),ur1d5];
u2z5=[flip(ur2c5(2:21)),ur2d5];
u3z5=[flip(ur3c5(2:21)),ur3d5];


% 6N & 6P
t20=[2*(-1*flip(tc6(2:21))+2),(td6-2)*2];
u1c6=[flip(ur1c6(2:21)),ur1d6];
u2c6=[flip(ur2c6(2:21)),ur2d6];
u3c6=[flip(ur3c6(2:21)),ur3d6];


% C5
% (4N&4P)
u1y=[flip(ur1e(2:21)),ur1f];
u2y=[flip(ur2e(2:21)),ur2f];
u3y=[flip(ur3e(2:21)),ur3f];
t5=[2*(-1*flip(te(2:21))+2),(tf-2)*2];


%(5N&5P)
t6=[2*(-1*flip(te5(2:21))+2),(tf5-2)*2];
u1y5=[flip(ur1e5(2:21)),ur1f5];
u2y5=[flip(ur2e5(2:21)),ur2f5];
u3y5=[flip(ur3e5(2:21)),ur3f5];

%(6N&6P)
t21=[2*(-1*flip(te6(2:21))+2),(tf6-2)*2];
u1e6=[flip(ur1e6(2:21)),ur1f6];
u2e6=[flip(ur2e6(2:21)),ur2f6];
u3e6=[flip(ur3e6(2:21)),ur3f6];

% C6
% (4N&4P)
u1x=[flip(ur1g(2:21)),ur1h];
u2x=[flip(ur2g(2:21)),ur2h];
u3x=[flip(ur3g(2:21)),ur3h];
t7=[2*(-1*flip(tg(2:21))+2),(tf-2)*2];

%(5N&5P)
t8=[2*(-1*flip(tg5(2:21))+2),(th5-2)*2];
u1x5=[flip(ur1g5(2:21)),ur1h5];
u2x5=[flip(ur2g5(2:21)),ur2h5];
u3x5=[flip(ur3g5(2:21)),ur3h5];

% 6N & 6P
t22=[2*(-1*flip(tg6(2:21))+2),(th6-2)*2];
u1g6=[flip(ur1g6(2:21)),ur1h6];
u2g6=[flip(ur2g6(2:21)),ur2h6];
u3g6=[flip(ur3g6(2:21)),ur3h6];


% C7
% (4N&4P)
u1w=[flip(ur1i(2:21)),ur1j];
u2w=[flip(ur2i(2:21)),ur2j];
u3w=[flip(ur3i(2:21)),ur3j];
t9=[2*(-1*flip(ti(2:21))+2),(th-2)*2];

%(5N&5P)
t10=[2*(-1*flip(ti5(2:21))+2),(tj5-2)*2];
u1w5=[flip(ur1i5(2:21)),ur1j5];
u2w5=[flip(ur2i5(2:21)),ur2j5];
u3w5=[flip(ur3i5(2:21)),ur3j5];

% 6N & 6P
t23=[2*(-1*flip(ti6(2:21))+2),(tj6-2)*2];
u1i6=[flip(ur1i6(2:21)),ur1j6];
u2i6=[flip(ur2i6(2:21)),ur2j6];
u3i6=[flip(ur3i6(2:21)),ur3j6];



%% plot ROM data
figure(1)
d=plot(t1,u1a,'b');
title('Part-2-1.LOADNODE ROM about x-axis (4N&4P)')
xlabel('Moment N-m')
ylabel('Degrees')
legend([c,a,b,d],'intact','model 1','model 2','model 3')
hold on

figure(2)
d=plot(t1,u2a,'b');
title('Part-2-1.LOADNODE ROM about y-axis (4N&4P)')
xlabel('Moment N-m')
ylabel('Degrees')
legend([c,a,b,d],'intact','model 1','model 2','model 3')
hold on

figure(3)
d=plot(t1,u3a,'b');
title('Part-2-1.LOADNODE ROM about z-axis (4N&4P)')
xlabel('Moment N-m')
ylabel('Degrees')
legend([c,a,b,d],'intact','model 1','model 2','model 3')
hold on

figure(4)
d=plot(t2,u1a5,'b');
title('Part-2-1.LOADNODE ROM about x-axis (5N&5P)')
xlabel('Moment N-m')
ylabel('Degrees')
legend([c,a,b,d],'intact','model 1','model 2','model 3')
hold on

figure(5)
d=plot(t2,u2a5,'b');
title('Part-2-1.LOADNODE ROM about y-axis (5N&5P)')
xlabel('Moment N-m')
ylabel('Degrees')
legend([c,a,b,d],'intact','model 1','model 2','model 3')
hold on

figure(6)
d=plot(t2,u3a5,'b');
title('Part-2-1.LOADNODE ROM about z-axis (5N&5P)')
xlabel('Moment N-m')
ylabel('Degrees')
legend([c,a,b,d],'intact','model 1','model 2','model 3')
hold on

figure(7)
d=plot(tab6,u1a6,'b');
title('Part-2-1.LOADNODE ROM about x-axis (6N&6P)')
xlabel('Moment N-m')
ylabel('degrees')
legend([c,a,b,d],'intact','model 1','model 2','model 3')
hold on

figure(8)
d=plot(tab6,u2a6,'b');
title('Part-2-1.LOADNODE ROM about y-axis (6N&6P)')
xlabel('Moment N-m')
ylabel('degrees')
legend([c,a,b,d],'intact','model 1','model 2','model 3')
hold on

figure(9)
d=plot(tab6,u3a6,'b');
title('Part-2-1.LOADNODE ROM about z-axis (6N&6P)')
xlabel('Moment N-m')
ylabel('degrees')
legend([c,a,b,d],'intact','model 1','model 2','model 3')
hold on

figure(10)
d=plot(t3,u1z,'b');
title('Part-2-1.N-C4-EP ROM about x-axis (4N&4P)')
xlabel('Moment N-m')
ylabel('Degrees')
legend([c,a,b,d],'intact','model 1','model 2','model 3')
hold on

figure(11)
d=plot(t3,u2z,'b');
title('Part-2-1.N-C4-EP ROM about y-axis (4N&4P)')
xlabel('Moment N-m')
ylabel('Degrees')
legend([c,a,b,d],'intact','model 1','model 2','model 3')
hold on

figure(12)
d=plot(t3,u3z,'b');
title('Part-2-1.N-C4-EP ROM about z-axis (4N&4P)')
xlabel('Moment N-m')
ylabel('Degrees')
legend([c,a,b,d],'intact','model 1','model 2','model 3')
hold on

figure(13)
d=plot(t4,u1z5,'b');
title('Part-2-1.N-C4-EP ROM about x-axis (5N&5P)')
xlabel('Moment N-m')
ylabel('Degrees')
legend([c,a,b,d],'intact','model 1','model 2','model 3')
hold on

figure(14)
d=plot(t4,u2z5,'b');
title('Part-2-1.N-C4-EP ROM about y-axis (5N&5P)')
xlabel('Moment N-m')
ylabel('Degrees')
legend([c,a,b,d],'intact','model 1','model 2','model 3')
hold on

figure(15)
d=plot(t4,u3z5,'b');
title('Part-2-1.N-C4-EP ROM about z-axis (5N&5P)')
xlabel('Moment N-m')
ylabel('Degrees')
legend([c,a,b,d],'intact','model 1','model 2','model 3')
hold on


figure(16)
d=plot(t20,u1c6,'b');
title('Part-2-1.N-C4-EP ROM about x axis (6N&6P)')
xlabel('Moment N-m')
ylabel('Degrees')
legend([c,a,b,d],'intact','model 1','model 2','model 3')
hold on

figure(17)
d=plot(t20,u2c6,'b');
title('Part-2-1.N-C4-EP ROM about y axis (6N&6P)')
xlabel('Moment N-m')
ylabel('Degrees')
legend([c,a,b,d],'intact','model 1','model 2','model 3')
hold on

figure(18)
d=plot(t20,u3c6,'b');
title('Part-2-1.N-C4-EP ROM about z axis (6N&6P)')
xlabel('Moment N-m')
ylabel('Degrees')
legend([c,a,b,d],'intact','model 1','model 2','model 3')
hold on

figure(19)
d=plot(t5,u1y,'b');
title('Part-2-1.N-C5-EP ROM about x-axis (4N&4P)')
xlabel('Moment N-m')
ylabel('Degrees')
legend([c,a,b,d],'intact','model 1','model 2','model 3')
hold on

figure(20)
d=plot(t5,u2y,'b');
title('Part-2-1.N-C4-EP ROM about y-axis (4N&4P)')
xlabel('Moment N-m')
ylabel('Degrees')
legend([c,a,b,d],'intact','model 1','model 2','model 3')
hold on

figure(21)
d=plot(t5,u3y,'b');
title('Part-2-1.N-C4-EP ROM about z-axis (4N&4P)')
xlabel('Moment N-m')
ylabel('Degrees')
legend([c,a,b,d],'intact','model 1','model 2','model 3')
hold on

figure(22)
d=plot(t6,u1y5,'b');
title('Part-2-1.N-C5-EP ROM about x-axis (5N&5P)')
xlabel('Moment N-m')
ylabel('Degrees')
legend([c,a,b,d],'intact','model 1','model 2','model 3')
hold on

figure(23)
d=plot(t6,u2y5,'b');
title('Part-2-1.N-C5-EP ROM about y-axis (5N&5P)')
xlabel('Moment N-m')
ylabel('Degrees')
legend([c,a,b,d],'intact','model 1','model 2','model 3')
hold on

figure(24)
d=plot(t6,u3y5,'b');
title('Part-2-1.N-C5-EP ROM about z-axis (5N&5P)')
xlabel('Moment N-m')
ylabel('Degrees')
legend([c,a,b,d],'intact','model 1','model 2','model 3')
hold on


figure(25)
d=plot(t21,u1e6,'b');
title('Part-2-1.N-C5-EP ROM about x-axis (6N&6P)')
xlabel('Moment N-m')
ylabel('Degrees')
legend([c,a,b,d],'intact','model 1','model 2','model 3')
hold on

figure(26)
d=plot(t21,u2e6,'b');
title('Part-2-1.N-C5-EP ROM about y-axis (6N&6P)')
xlabel('Moment N-m')
ylabel('Degrees')
legend([c,a,b,d],'intact','model 1','model 2','model 3')
hold on

figure(27)
d=plot(t21,u3e6,'b');
title('Part-2-1.N-C5-EP ROM about y-axis (6N&6P)')
xlabel('Moment N-m')
ylabel('Degrees')
legend([c,a,b,d],'intact','model 1','model 2','model 3')
hold on

figure(28)
d=plot(t7,u1x,'b');
title('Part-2-1.N-C6-EP ROM about x-axis (4N&4P)')
xlabel('Moment N-m')
ylabel('Degrees')
legend([c,a,b,d],'intact','model 1','model 2','model 3')
hold on

figure(29)
d=plot(t7,u2x,'b');
title('Part-2-1.N-C6-EP ROM about y-axis (4N&4P)')
xlabel('Moment N-m')
ylabel('Degrees')
legend([c,a,b,d],'intact','model 1','model 2','model 3')
hold on

figure(30)
d=plot(t7,u3x,'b');
title('Part-2-1.N-C6-EP ROM about z-axis (4N&4P)')
xlabel('Moment N-m')
ylabel('Degrees')
legend([c,a,b,d],'intact','model 1','model 2','model 3')
hold on

figure(31)
d=plot(t8,u1x5,'b');
title('Part-2-1.N-C6-EP ROM about x-axis (5N&5P)')
xlabel('Moment N-m')
ylabel('Degrees')
legend([c,a,b,d],'intact','model 1','model 2','model 3')
hold on

figure(32)
d=plot(t8,u2x5,'b');
title('Part-2-1.N-C6-EP ROM about y-axis (5N&5P)')
xlabel('Moment N-m')
ylabel('Degrees')
legend([c,a,b,d],'intact','model 1','model 2','model 3')
hold on

figure(33)
d=plot(t8,u3x5,'b');
title('Part-2-1.N-C6-EP ROM about z-axis (5N&5P)')
xlabel('Moment N-m')
ylabel('Degrees')
legend([c,a,b,d],'intact','model 1','model 2','model 3')
hold on

figure(34)
d=plot(t22,u1g6,'b');
title('Part-2-1.N-C6-EP ROM about x-axis (6N&6P)')
xlabel('Moment N-m')
ylabel('Degrees')
legend([c,a,b,d],'intact','model 1','model 2','model 3')
hold on

figure(35)
d=plot(t22,u2g6,'b');
title('Part-2-1.N-C6-EP ROM about y-axis (6N&6P)')
xlabel('Moment N-m')
ylabel('Degrees')
legend([c,a,b,d],'intact','model 1','model 2','model 3')
hold on

figure(36)
d=plot(t22,u3g6,'b');
title('Part-2-1.N-C6-EP ROM about z-axis (6N&6P)')
xlabel('Moment N-m')
ylabel('Degrees')
legend([c,a,b,d],'intact','model 1','model 2','model 3')
hold on

figure(37)
d=plot(t9,u1w,'b');
title('Part-2-1.N-C7-EP ROM about x-axis (4N&4P)')
xlabel('Moment N-m')
ylabel('Degrees')
legend([c,a,b,d],'intact','model 1','model 2','model 3')
hold on

figure(38)
d=plot(t9,u2w,'b');
title('Part-2-1.N-C7-EP ROM about y-axis (4N&4P)')
xlabel('Moment N-m')
ylabel('Degrees')
legend([c,a,b,d],'intact','model 1','model 2','model 3')
hold on

figure(39)
d=plot(t9,u3w,'b');
title('Part-2-1.N-C7-EP ROM about z-axis (4N&4P)')
xlabel('Moment N-m')
ylabel('Degrees')
legend([c,a,b,d],'intact','model 1','model 2','model 3')
hold on


figure(40)
d=plot(t10,u1x5,'b');
title('Part-2-1.N-C7-EP ROM about x-axis (5N&5P)')
xlabel('Moment N-m')
ylabel('Degrees')
legend([c,a,b,d],'intact','model 1','model 2','model 3')
hold on

figure(41)
d=plot(t10,u2x5,'b');
title('Part-2-1.N-C7-EP ROM about y-axis (5N&5P)')
xlabel('Moment N-m')
ylabel('Degrees')
legend([c,a,b,d],'intact','model 1','model 2','model 3')
hold on

figure(42)
d=plot(t10,u3x5,'b');
title('Part-2-1.N-C7-EP ROM about z-axis (5N&5P)')
xlabel('Moment N-m')
ylabel('Degrees')
legend([c,a,b,d],'intact','model 1','model 2','model 3')
hold on

figure(43)
d=plot(t23,u1i6,'b');
title('Part-2-1.N-C7-EP ROM about x-axis (6N&6P)')
xlabel('Moment N-m')
ylabel('Degrees')
legend([c,a,b,d],'intact','model 1','model 2','model 3')
hold on

figure(44)
d=plot(t23,u2i6,'b');
title('Part-2-1.N-C7-EP ROM about y-axis (6N&6P)')
xlabel('Moment N-m')
ylabel('Degrees')
legend([c,a,b,d],'intact','model 1','model 2','model 3')
hold on

figure(45)
d=plot(t23,u3i6,'b');
title('Part-2-1.N-C7-EP ROM about z-axis (6N&6P)')
xlabel('Moment N-m')
ylabel('Degrees')
legend([c,a,b,d],'intact','model 1','model 2','model 3')
hold on
